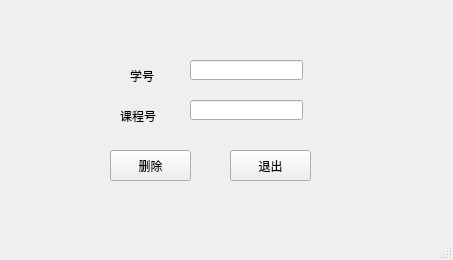
<?xml version="1.0" encoding="UTF-8"?>
<ui version="4.0">
 <class>graeddele</class>
 <widget class="QMainWindow" name="graeddele">
  <property name="geometry">
   <rect>
    <x>0</x>
    <y>0</y>
    <width>453</width>
    <height>260</height>
   </rect>
  </property>
  <property name="windowTitle">
   <string>MainWindow</string>
  </property>
  <widget class="QWidget" name="centralwidget">
   <widget class="QLineEdit" name="lineEdit_sno">
    <property name="geometry">
     <rect>
      <x>190</x>
      <y>60</y>
      <width>113</width>
      <height>20</height>
     </rect>
    </property>
   </widget>
   <widget class="QPushButton" name="pushButton_dele">
    <property name="geometry">
     <rect>
      <x>110</x>
      <y>150</y>
      <width>81</width>
      <height>31</height>
     </rect>
    </property>
    <property name="text">
     <string>删除</string>
    </property>
   </widget>
   <widget class="QPushButton" name="pushButton_exit">
    <property name="geometry">
     <rect>
      <x>230</x>
      <y>150</y>
      <width>81</width>
      <height>31</height>
     </rect>
    </property>
    <property name="text">
     <string>退出</string>
    </property>
   </widget>
   <widget class="QLabel" name="label">
    <property name="geometry">
     <rect>
      <x>130</x>
      <y>60</y>
      <width>51</width>
      <height>31</height>
     </rect>
    </property>
    <property name="text">
     <string>学号</string>
    </property>
   </widget>
   <widget class="QLabel" name="label_2">
    <property name="geometry">
     <rect>
      <x>120</x>
      <y>100</y>
      <width>51</width>
      <height>31</height>
     </rect>
    </property>
    <property name="text">
     <string>课程号</string>
    </property>
   </widget>
   <widget class="QLineEdit" name="lineEdit_cno">
    <property name="geometry">
     <rect>
      <x>190</x>
      <y>100</y>
      <width>113</width>
      <height>20</height>
     </rect>
    </property>
   </widget>
  </widget>
  <widget class="QMenuBar" name="menubar">
   <property name="geometry">
    <rect>
     <x>0</x>
     <y>0</y>
     <width>453</width>
     <height>26</height>
    </rect>
   </property>
  </widget>
  <widget class="QStatusBar" name="statusbar"/>
 </widget>
 <resources/>
 <connections/>
</ui>
